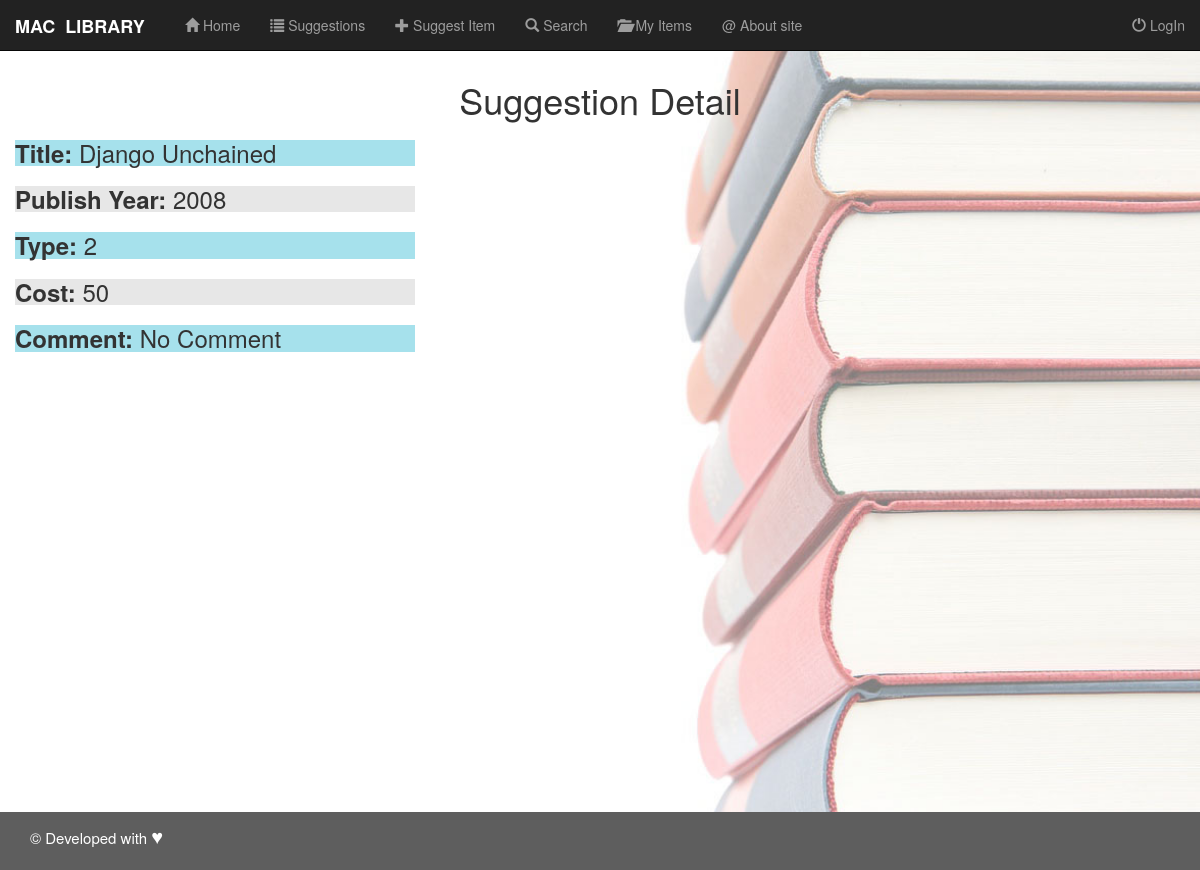
/lipapp/suggestions/8/, run on the app's committed database.
### lipapp/models.py (models this page shows, shortened)
class Suggestion(models.Model):
    TYPE_CHOICES = (
        (1, 'Book'),
        (2, 'DVD'),
        (3, 'Other'),
    )
    title = models.CharField(max_length=100, default='')
    pubyr = models.IntegerField(null=True, blank=True)
    type = models.IntegerField(default=1, choices=TYPE_CHOICES)
    cost = models.IntegerField()
    num_interested = models.IntegerField()
    comments = models.TextField(null=True, blank=True)

### lipapp/views.py (the view)
# urls.py: url(r'^suggestions/(?P<item_id>\d+)/$', views.suggestiondetail, name='suggestiondetail')
def suggestiondetail(request, item_id):
    suggestion = get_object_or_404(Suggestion, pk=item_id)
    return render(request, 'lipapp/suggestiondetail.html', {'suggestion': suggestion})

### lipapp/templates/lipapp/suggestiondetail.html (shortened to what this page needs)
{% extends 'lipapp/base.html' %}
{% block myhdg %}Suggestion Detail{% endblock %}
{%block body_block%}
<div style="width:400px;">
    {% if suggestion%}
            <h3 style="background-color: #a6e1ec"><b>Title: </b>{{ suggestion.title }}</h3>
            <h3 style="background-color: #e7e7e7"><b>Publish Year: </b>{{ suggestion.pubyr }}</h3>
            <h3 style="background-color: #a6e1ec"><b>Type: </b>{{suggestion.type }}</h3>
            <h3 style="background-color: #e7e7e7"><b>Cost: </b>{{ suggestion.cost }}</h3>
            <h3 style="background-color: #a6e1ec"><b>Comment: </b>{{ suggestion.comments }}</h3>
    {% endif %}
 </div>
{%endblock%}

### data on the page
Suggestion: title "Django Unchained", pubyr "2008", type "2", cost "50", comments "No Comment"
